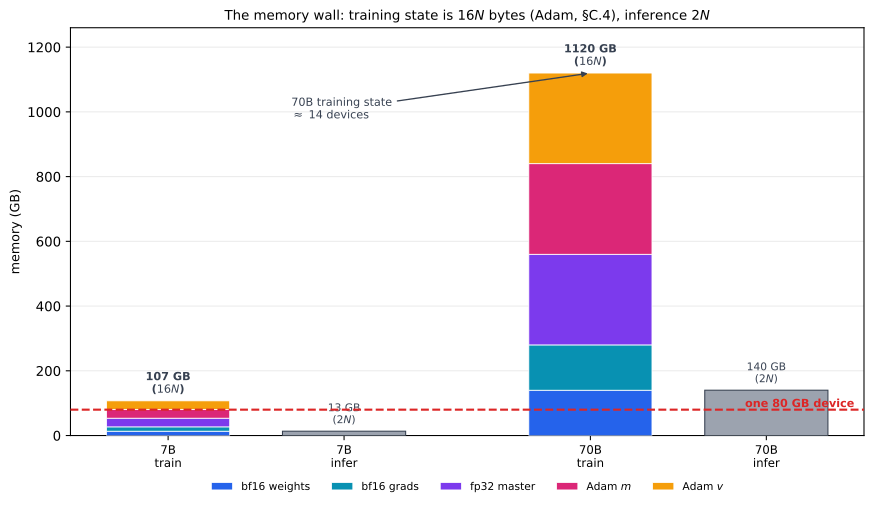

The Python source for this figure:
"""Figure F.2 — the memory wall: why a 70B trains across many devices.

Training state per parameter, derived from mixed-precision Adam (Appendix C.4 keeps
a first and second moment per weight): 2 bytes bf16 weights + 2 bytes bf16 grads +
4 bytes fp32 master + 4 bytes Adam m + 4 bytes Adam v = 16 bytes/param. Inference
needs only the 2-byte weights (+ KV cache). The figure stacks those components for
7B and 70B against a single 80 GB accelerator line; 70B training (~1.1 TB) sits far
above it, so the model's state must be sharded across many devices.

All arithmetic (no external source): byte counts follow from the Adam definition.

Output: appendix-f-memory-wall.svg / .json
"""
import json
import pathlib
import numpy as np
import matplotlib
matplotlib.use("Agg")
import matplotlib.pyplot as plt

HERE = pathlib.Path(__file__).resolve().parent

# bytes per parameter for mixed-precision Adam training
comp = [("bf16 weights", 2, "#2563eb"),
        ("bf16 grads", 2, "#0891b2"),
        ("fp32 master", 4, "#7c3aed"),
        ("Adam $m$", 4, "#db2777"),
        ("Adam $v$", 4, "#f59e0b")]
bytes_per_param = sum(c[1] for c in comp)   # 16
N = {"7B": 6.7e9, "70B": 70.0e9}
GPU = 80.0   # GB, one current accelerator (illustrative round figure)

mem = {k: {c[0]: c[1] * v / 1e9 for c in comp} for k, v in N.items()}
infer = {k: 2 * v / 1e9 for k, v in N.items()}
data = {"bytes_per_param_train": bytes_per_param,
        "train_GB": {k: round(16 * v / 1e9) for k, v in N.items()},
        "infer_GB": {k: round(2 * v / 1e9) for k, v in N.items()},
        "gpu_GB": GPU}
with open(HERE / "appendix-f-memory-wall.json", "w") as f:
    json.dump(data, f, indent=1)

fig, ax = plt.subplots(figsize=(9.2, 5.4))
labels = ["7B\ntrain", "7B\ninfer", "70B\ntrain", "70B\ninfer"]
xpos = [0, 1, 2.4, 3.4]

# training stacks
for sz, x in [("7B", 0), ("70B", 2.4)]:
    bot = 0
    for name, b, color in comp:
        h = b * N[sz] / 1e9
        ax.bar(x, h, bottom=bot, width=0.7, color=color, edgecolor="white", lw=0.6,
               label=name if sz == "7B" else None, zorder=3)
        bot += h
    ax.text(x, bot + 18, f"{bot:.0f} GB\n($16N$)", ha="center", va="bottom",
            fontsize=8.4, fontweight="bold", color="#374151")
# inference bars
for sz, x in [("7B", 1), ("70B", 3.4)]:
    h = 2 * N[sz] / 1e9
    ax.bar(x, h, width=0.7, color="#9ca3af", edgecolor="#374151", lw=0.8, zorder=3)
    ax.text(x, h + 18, f"{h:.0f} GB\n($2N$)", ha="center", va="bottom", fontsize=8.0,
            color="#374151")

ax.axhline(GPU, color="#dc2626", lw=1.6, ls="--", zorder=4)
ax.text(3.9, GPU + 8, f"one {GPU:.0f} GB device", color="#dc2626", fontsize=8.4,
        ha="right", fontweight="bold")
ax.annotate("70B training state\n$\\approx$ 14 devices",
            xy=(2.4, 1120), xytext=(0.7, 980), fontsize=8.4, color="#374151",
            arrowprops=dict(arrowstyle="-|>", color="#374151", lw=1.0))

ax.set_xticks(xpos); ax.set_xticklabels(labels, fontsize=8.8)
ax.set_ylabel("memory (GB)", fontsize=9.5)
ax.set_ylim(0, 1260)
ax.set_title("The memory wall: training state is $16N$ bytes (Adam, §C.4), inference $2N$",
             fontsize=10)
ax.legend(fontsize=8, loc="upper center", ncol=5, frameon=False, bbox_to_anchor=(0.5, -0.09))
ax.grid(axis="y", alpha=0.25)

fig.tight_layout()
fig.savefig(HERE / "appendix-f-memory-wall.svg", bbox_inches="tight")
print("wrote appendix-f-memory-wall.svg")
print("  train GB:", data["train_GB"], " infer GB:", data["infer_GB"])
